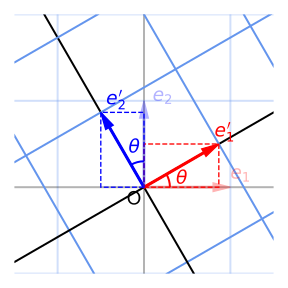

This chart was generated by the following Python code:
import numpy as np
import sys
import os
from itertools import product

import matplotlib.pyplot as plt
from matplotlib.patches import FancyArrow, Polygon, Arc
import matplotlib.lines as lines
plt.style.use('default')
# plt.style.use('dark_background')

from matplotlib import rcParams

dir_path = os.path.dirname(os.path.realpath(__file__))

# from mpl_toolkits.mplot3d.axes3d import get_test_data

def grid_color(n):
    if n == 0:
        color = 'black'
    else:
        color = 'cornflowerblue'
    return color

rcParams.update({
    "font.family": "sans-serif",
    "font.sans-serif": ["Arial"],
})

basis1 = np.array([[1,0], [0,1]])
x = np.pi/6
basis2 = np.array([[np.cos(x), np.sin(x)], [-np.sin(x), np.cos(x)]])
bases = [basis1, basis2]
colors = ['red', 'blue']
vecComp = np.array([2,2])

arrow_kw = {'head_width': 0.1, 'head_length': 0.2, 'width': 0.02, 'length_includes_head': True}
text_kw = dict(fontsize=14)

# set up a figure twice as wide as it is tall
fig, ax = plt.subplots(1, 1, figsize=(3,3))
fig.subplots_adjust(left=0.05, right=0.95, bottom=0.05, top=0.95)
rangeX = (-1.5, 1.5)
rangeY = (-1, 2)
ax.set_xlim(*rangeX)
ax.set_ylim(*rangeY)
ax.set_aspect(1)
# turn off unnecessary axes
ax.axis('off')

for i, basis in enumerate(bases):
    if i == 0:
        alpha = 0.3
    else: 
        alpha = 1 
    # draw basis vector
    e1 = FancyArrow(0, 0, *basis[0], **arrow_kw, color='red', alpha=alpha)
    e2 = FancyArrow(0, 0, *basis[1], **arrow_kw, color='blue', alpha=alpha)
    ax.add_artist(e1)
    ax.add_artist(e2)
    # draw aux parallelogram
    if i != 0:
        verts1 = [np.array([0,0]), basis[0,0]*np.array([1,0]),
                 basis[0], basis[0,1]*np.array([0,1])]
        aux1 = Polygon(verts1, linestyle='--', linewidth=1, edgecolor='red', fill=False)
        ax.add_artist(aux1)
        verts2 = [np.array([0,0]), basis[1,0]*np.array([1,0]),
                 basis[1], basis[1,1]*np.array([0,1])]
        aux2 = Polygon(verts2, linestyle='--', linewidth=1, edgecolor='blue', fill=False)
        ax.add_artist(aux2)
    # vector label
    if i == 0:
        ax.text(*(basis[0] + 0.1*basis[1]), r'$e_1$', **text_kw, color='red', alpha=alpha)
        ax.text(*(basis[1] + 0.1*basis[0]), r'$e_2$', **text_kw, color='blue', alpha=alpha)
    elif i != 0:
        ax.text(*(basis[0] + 0.1*basis[1]), r'$e_1^\prime$', **text_kw, color='red')
        ax.text(*(1.05*basis[1] + 0.1*basis[0]), r'$e_2^\prime$', **text_kw, color='blue')
        # ax.text(*(vec), r'$v$', **text_kw, color='green')
    # draw grid
    # grid along basis vectors
    alist = np.linspace(-10,10,10)
    if i == 0:
        ax.text(-0.2, -0.2, 'O', **text_kw)
    for n in range(-10,10):
        ## parallel to e1
        line1 = np.transpose(np.array([a * basis[0] + n * basis[1] for a in alist]))
        ## parallel to e2
        line2 = np.transpose(np.array([a * basis[1] + n * basis[0] for a in alist]))
        ax.plot(line1[0], line1[1], color=grid_color(n), zorder=0, alpha=alpha)[0]
        ax.plot(line2[0], line2[1], color=grid_color(n), zorder=0, alpha=alpha)[0]
# draw arc to indicate angle
arc1 = Arc((0,0), 0.6, 0.6, theta2 = 30, color='red', lw=1.5)
ax.text(0.37, 0.04, r'$\theta$', **text_kw, color='red')
arc2 = Arc((0,0), 0.6, 0.6, theta1=90, theta2 =120, color='blue', lw=1.5)
ax.text(-0.18, 0.4, r'$\theta$', **text_kw, color='blue')
ax.add_artist(arc1)
ax.add_artist(arc2)

plt.show()
fig.savefig(dir_path + '/rotation_2d.svg')
